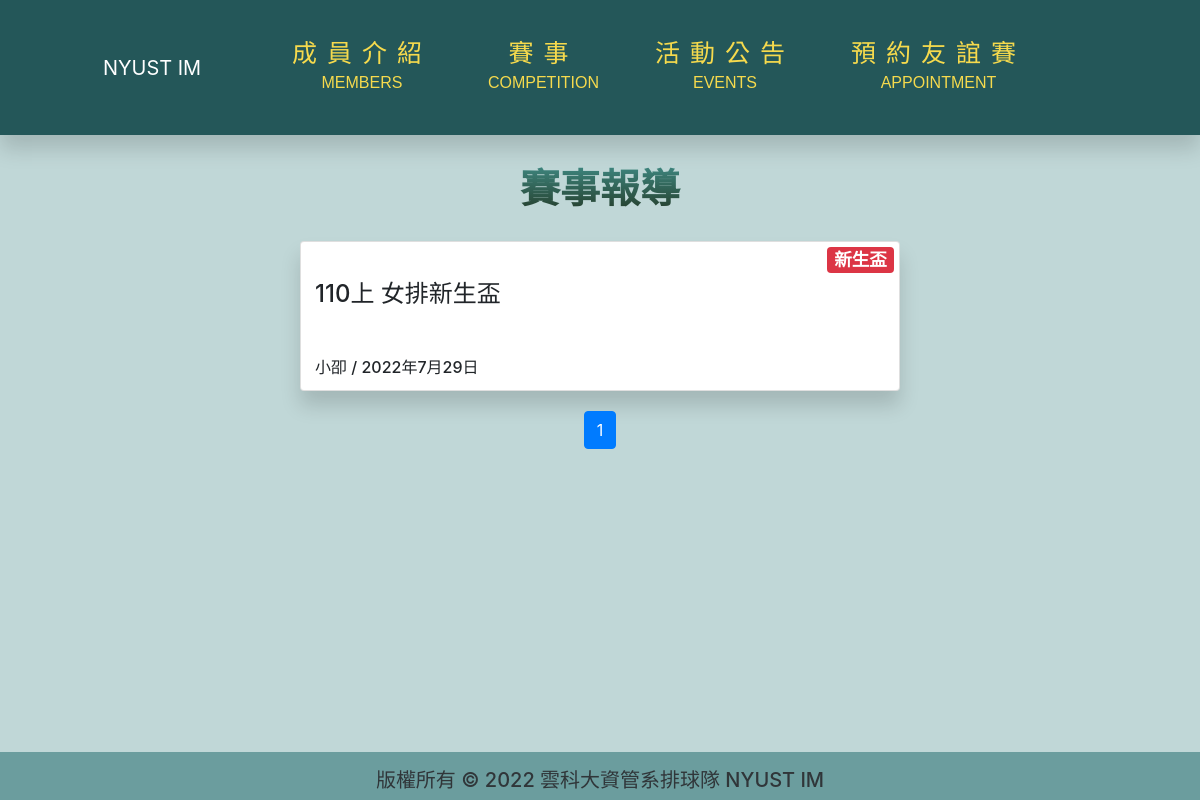
The app's page /competition/ with its own data.
### Frontend/models.py (models this page shows, shortened)
class Competition(models.Model):
    Competition_type = (
        ('1', '聯賽'),
        ('2', '系際盃'),
        ('3', '校外'),
        ('4', '新生盃'),
        ('5', '友誼賽'),
        ('6', '小資杯'),
    )
    title = models.CharField(max_length=30, verbose_name="標題")
    content = RichTextUploadingField(verbose_name='編輯器內文' ,blank=True, null=True)
    image = models.ImageField(upload_to="competitionImage", verbose_name='封面圖')
    editor = models.CharField(max_length=10, verbose_name="編輯者")
    type = models.CharField(max_length=1, choices=Competition_type)
    created_date = models.DateField(default=timezone.now,verbose_name='建立日期')
    update_date = models.DateField(auto_now=True, verbose_name='更新日期')
    class Meta:
        verbose_name = "賽事報導"   # 單數
        verbose_name_plural = verbose_name   #複數

### Frontend/views.py (the view)
# urls.py: path('competition/', views.competition, name="competition"),
def competition(request):
    competition = Competition.objects.all().order_by('id')
    paginator = Paginator(competition, 6)
    page = request.GET.get('page')
    competition = paginator.get_page(page)
    print("總共有",paginator.num_pages,"頁")
    print("多少資料",paginator.object_list)
    print(competition.paginator.page_range)
    context = {
        'competition':competition
    }
    return render(request, "competition/competition.html", context)

### templates/competition/competition.html (shortened to what this page needs)
{% extends 'base/base.html' %}
{% block import %}
{% load static%}
<link rel="stylesheet" href="{% static 'css/competition/competition.css' %}">
{% endblock %}
{% block main %}
{% include 'base/header.html' %}
<div class="title text-center">
    <h1 class="font-weight-bold">賽事報導</h1>
</div>
<div class="container-fluid">
    {% for n in competition %}
    <div class="row">
        <div class="card shadow">
            <div class="description">
                <span class="badge badge-danger type">{{ n.get_type_display }}</span>
                <h4 class="report-title">{{ n.title }}</h4>
                <h6 class="editor">{{ n.editor }} / {{ n.created_date }}</h6>
            </div>
        </div>
    </div>
    {% endfor %}
    <ul class="pagination" style="justify-content: center;">
        {% for i in competition.paginator.page_range %}
          <li class="page-item {% if i == competition.number %} active{% endif %}">
            <a class="page-link" href="?page={{ i }}">{{ i }}</a>
          </li>
        {% endfor %}
    </ul>
</div>
{% include 'base/footer.html' %}
{% endblock %}

### static/css/base/header.css (style rules this page uses)
.shadow { box-shadow: 0 .9rem 20px rgba(0,0,0,.15)!important; }

### static/css/competition/competition.css (style rules this page uses)
* { margin:0; padding:0; }
body { background-color: #c0d7d7; max-width: 100%; }
.title { margin-top: 30px; }
.title h1 { font-family: "Microsoft JhengHei", sans-serif; background: -webkit-linear-gradient(bottom, #243c29, #3e8780); background-clip: text; -webkit-background-clip: text; color: transparent; }
.card { display: block; width: 50%; height: 150px; margin: 20px auto; overflow: hidden; }
.description { width: 60%; float: right; }
.report-title { margin: 38px 10px 0px 14px; }
.editor { position: absolute; bottom: 5px; margin-left: 14px; }
.type { font-size: 1.1rem; position: absolute; right: 5px; top: 5px; }
@media (max-width:1320px) { .description { float: left; } }

### records on screen
Competition: type "新生盃", title "110上 女排新生盃", editor "小卲", created_date "2022年7月29日"

### other values on screen
{{ i }} "1"
